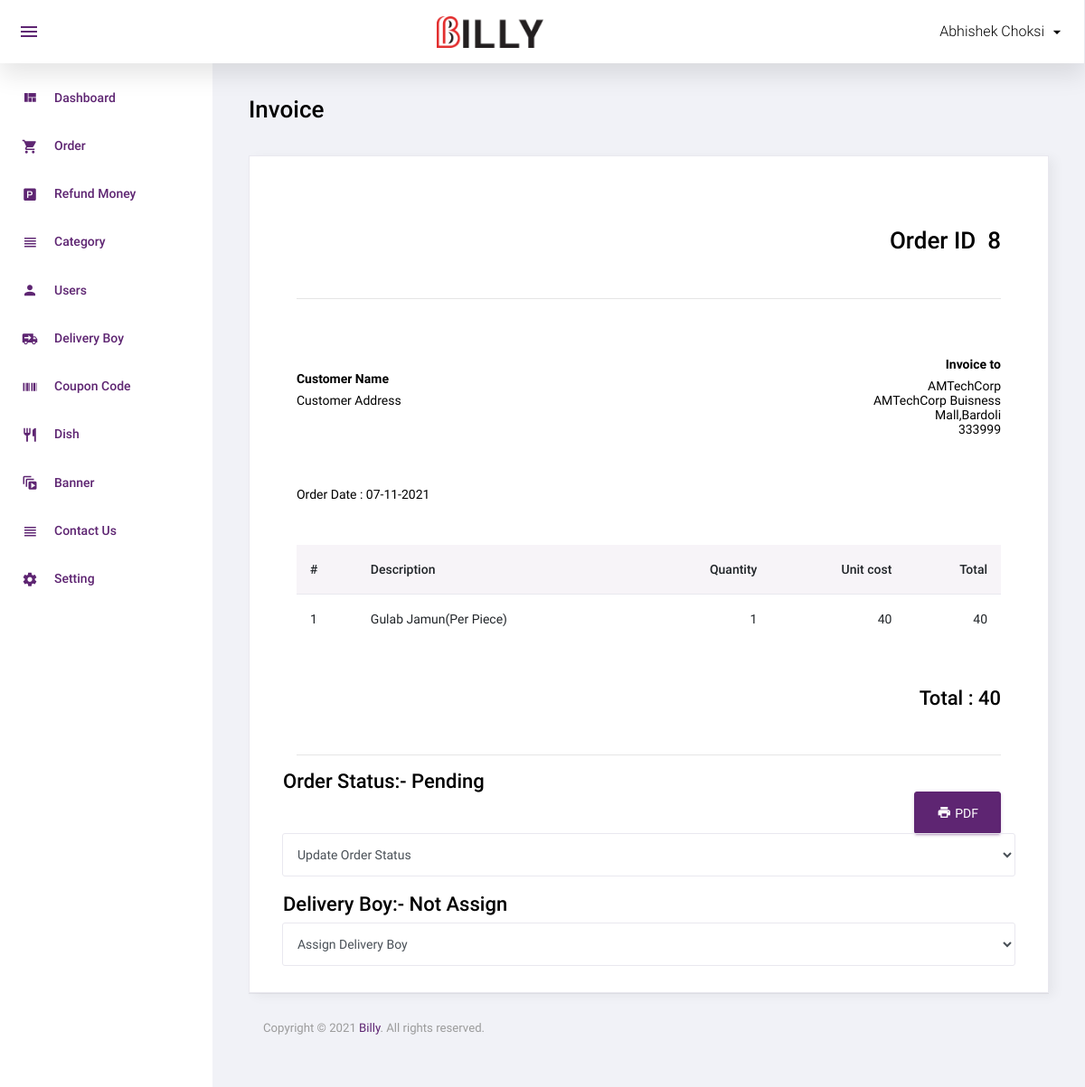
/admin/order_detail.php?id=8 (signed in), run on an earlier commit of the app's database.
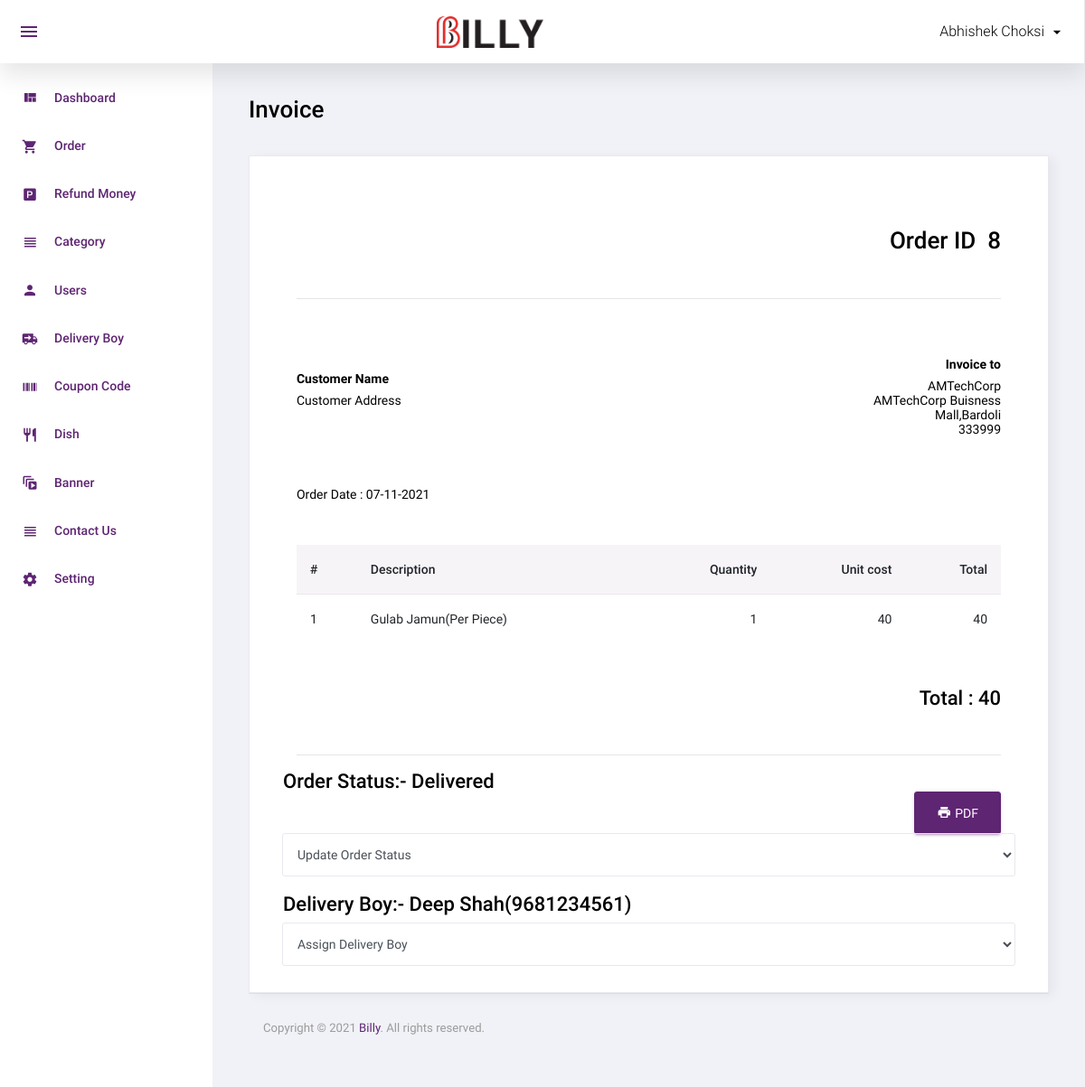
And on a later commit of the database.
### tables this page shows
CREATE TABLE IF NOT EXISTS `order_master` (
  `id` int NOT NULL AUTO_INCREMENT,
  `user_id` int NOT NULL,
  `name` varchar(50) NOT NULL,
  `email` varchar(50) NOT NULL,
  `mobile` varchar(50) NOT NULL,
  `address` text NOT NULL,
  `total_price` float NOT NULL,
  `final_price` float NOT NULL,
  `coupon_code` varchar(20) NOT NULL,
  `zipcode` int NOT NULL,
  `delivery_boy_id` int NOT NULL,
  `payment_status` varchar(20) NOT NULL,
  `payment_type` varchar(10) NOT NULL,
  `payment_id` varchar(100) NOT NULL,
  `order_status` int NOT NULL,
  `cancel_by` enum('user','admin') NOT NULL,
  `cancel_at` datetime NOT NULL,
  `added_on` datetime NOT NULL,
  `delivered_on` datetime NOT NULL,
  `refund_status` int NOT NULL,
  PRIMARY KEY (`id`)
);

CREATE TABLE IF NOT EXISTS `order_status` (
  `id` int NOT NULL AUTO_INCREMENT,
  `order_status` varchar(50) NOT NULL,
  PRIMARY KEY (`id`)
);

CREATE TABLE IF NOT EXISTS `delivery_boy` (
  `id` int NOT NULL AUTO_INCREMENT,
  `name` varchar(50) NOT NULL,
  `mobile` varchar(50) NOT NULL,
  `password` varchar(50) NOT NULL,
  `status` int NOT NULL,
  `added_on` datetime NOT NULL,
  PRIMARY KEY (`id`)
);

### function.inc.php (called while the page is built, shortened)
<?php
function get_safe_value($str)
{
  global $con;
  $str = mysqli_real_escape_string($con, $str);
  return $str;
}
function dateFormat($date)
{
  $str = strtotime($date);
  return date('d-m-Y', $str);
}
?>
<?php
function getOrderDetails($oid)
{
  global $con;
  $sql = "select order_detail.price,order_detail.qty,dish_details.attribute,dish.dish,order_detail.dish_details_id
	from order_detail,dish_details,dish
	WHERE
	order_detail.order_id=$oid AND
	order_detail.dish_details_id=dish_details.id AND
	dish_details.dish_id=dish.id";
  $data = array();
  $res = mysqli_query($con, $sql);
  while ($row = mysqli_fetch_assoc($res)) {
    $data[] = $row;
  }
  return $data;
}
function getDeliveryBoyNameById($id)
{
  global $con;
  $sql = "select name,mobile from delivery_boy where id='$id'";
  $res = mysqli_query($con, $sql);
  if (mysqli_num_rows($res) > 0) {
    $row = mysqli_fetch_assoc($res);
    return $row['name'] . '(' . $row['mobile'] . ')';
  } else {
    return 'Not Assign';
  }
}
?>

### admin/order_detail.php (the view, shortened to what this page needs)
<?php
include('top.php');
if (isset($_GET['id']) && $_GET['id'] > 0) {
	$id = get_safe_value($_GET['id']);
	$sql = "select order_master.*,order_status.order_status as order_status_str from order_master,order_status where order_master.order_status=order_status.id and order_master.id='$id' order by order_master.id desc";
	$res = mysqli_query($con, $sql);
	if (mysqli_num_rows($res) > 0) {
		$orderRow = mysqli_fetch_assoc($res);
	} else {
		redirect('index.php');
	}
} else {
	redirect('index.php');
}
?>
<div class="page-header">
	<h3 class="page-title"> Invoice </h3>
</div>
<div class="row">
	<div class="col-lg-12">
		<div class="card px-2">
			<div class="card-body">
				<div class="container-fluid">
					<h3 class="text-right my-5">Order ID&nbsp;&nbsp;<?php echo $id ?></h3>
					<hr>
				</div>
				<div class="container-fluid d-flex justify-content-between">
					<div class="col-lg-3 pl-0">
						<p class="mt-5 mb-2"><br /><b>Customer Name</b></p>
						<p>Customer Address</p>
					</div>
					<div class="col-lg-3 pr-0">
						<p class="mt-5 mb-2 text-right"><b>Invoice to</b></p>
						<p class="text-right">
							<?php echo $orderRow['name'] ?><br />
							<?php echo $orderRow['address'] ?><br />
							<?php echo $orderRow['zipcode'] ?><br />
						</p>
					</div>
				</div>
				<div class="container-fluid d-flex justify-content-between">
					<div class="col-lg-3 pl-0">
						<p class="mb-0 mt-5">Order Date : <?php echo dateFormat($orderRow['added_on']) ?></p>
					</div>
				</div>
				<div class="container-fluid mt-5 d-flex justify-content-center w-100">
					<div class="table-responsive w-100">
						<table class="table">
							<thead>
								<tr class="bg-dark">
									<th>#</th>
									<th>Description</th>
									<th class="text-right">Quantity</th>
									<th class="text-right">Unit cost</th>
									<th class="text-right">Total</th>
								</tr>
							</thead>
							<tbody>
								<?php
								$getOrderDetails = getOrderDetails($id);
								$pp = 0;
								$i = 1;
								foreach ($getOrderDetails as $list) {
									$pp = $pp + ($list['price'] * $list['qty']);
								?>
									<tr class="text-right">
										<td class="text-left"><?php echo $i ?></td>
										<td class="text-left"><?php echo $list['dish'] ?>(<?php echo $list['attribute'] ?>)</td>
										<td><?php echo $list['qty'] ?></td>
										<td><?php echo $list['price'] ?></td>
										<td><?php echo $list['price'] * $list['qty'] ?></td>
									</tr>
								<?php
									$i++;
								} ?>
							</tbody>
						</table>
					</div>
				</div>
				<div class="container-fluid mt-5 w-100">
					<?php
					if ($orderRow['coupon_code'] != '') {
					?>
						<h6 class="text-right mb-5">Total : <?php echo $pp ?></h6>
						<h5 class="text-right mb-5">Coupon Code : <?php echo $orderRow['coupon_code'] ?></h5>
						<h4 class="text-right mb-5">Final Total : <?php echo $orderRow['final_price'] ?></h4>
					<?php
					} else {
					?>
						<h4 class="text-right mb-5">Total : <?php echo $pp ?></h4>
					<?php } ?>
					<hr>
				</div>
				<div class="container-fluid w-100">
					<a href="../download_invoice.php?id=<?php echo $id ?>" class="btn btn-primary float-right mt-4 ml-2"><i class="mdi mdi-printer mr-1"></i>PDF</a>
				</div>
				<div>
					<?php
					echo "<h4>Order Status:- " . $orderRow['order_status_str'] . "</h4>";
					?>
					<select class="form-control wSelect200" name="order_status" id="order_status" onchange="updateOrderStatus()">
						<option val=''>Update Order Status</option>
					</select>
					<br />
					<?php
					echo "<h4>Delivery Boy:- " . getDeliveryBoyNameById($orderRow['delivery_boy_id']) . "</h4>";
					?>
					<select class="form-control wSelect200" name="delivery_boy" id="delivery_boy" onchange="updateDeliveryBoy()">
						<option val=''>Assign Delivery Boy</option>
					</select>
				</div>
			</div>
		</div>
	</div>
	<?php include('footer.php'); ?>

What changed in the data, as far as the page shows it:
changed order_master "AMTechCorp": order_status.order_status "Pending" → "Delivered"; delivery_boy.mobile (not shown) → "Deep Shah(9681234561)"
Also different on the page:
getDeliveryBoyNameById($orderRow['delivery_boy_id']): "Not Assign" → (not shown)
